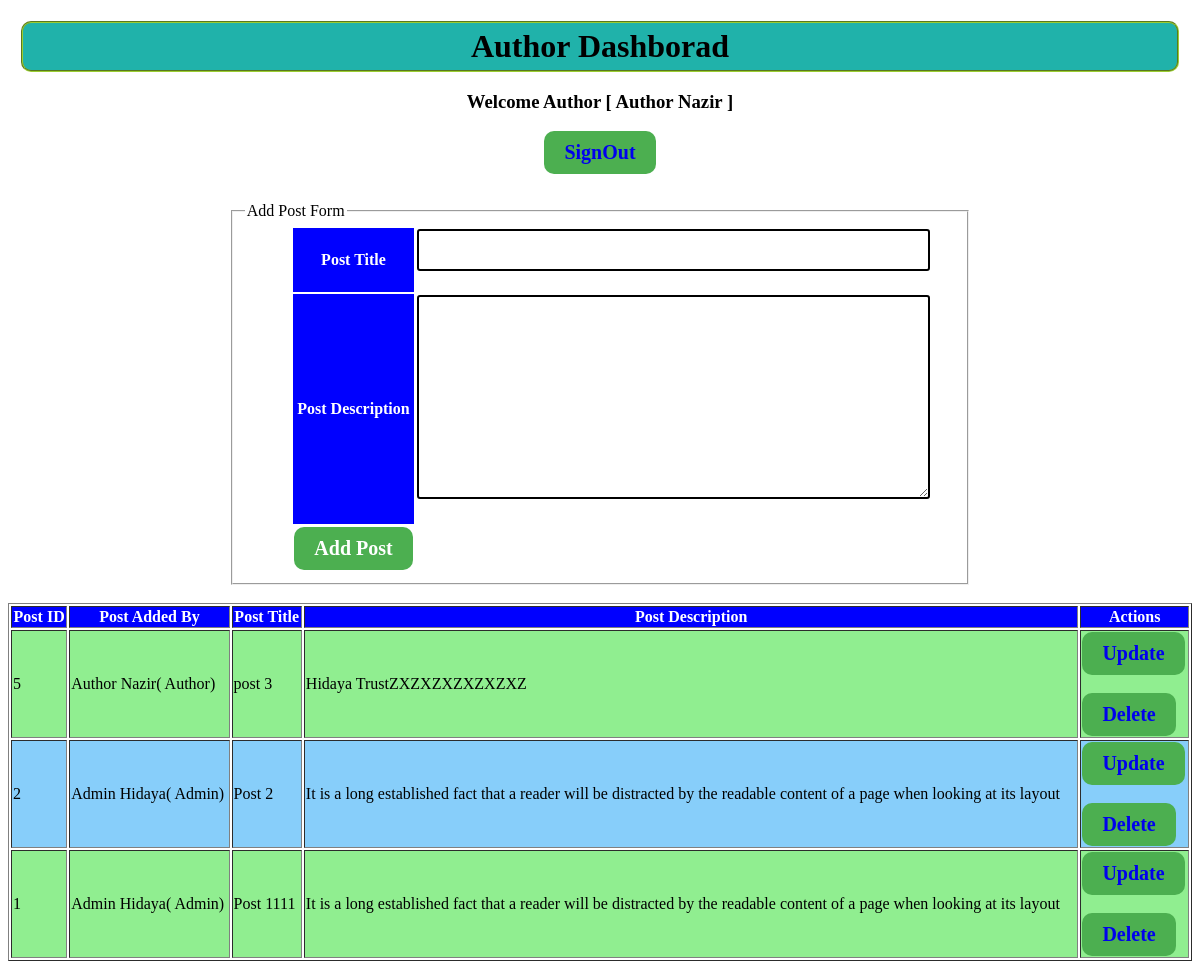
Page /author/index.php (signed in) on the committed database.
### tables this page shows
CREATE TABLE `posts` (
  `post_id` int(11) NOT NULL AUTO_INCREMENT,
  `added_by_user_role_id` int(11) DEFAULT NULL,
  `post_title` text DEFAULT NULL,
  `post_description` longtext DEFAULT NULL,
  `is_active` enum('Active','Inactive') DEFAULT 'Active',
  PRIMARY KEY (`post_id`),
  KEY `author_user_role_id` (`added_by_user_role_id`),
  CONSTRAINT `posts_ibfk_1` FOREIGN KEY (`added_by_user_role_id`) REFERENCES `user_role` (`user_role_id`) ON DELETE CASCADE ON UPDATE CASCADE
);

CREATE TABLE `users` (
  `user_id` int(11) NOT NULL AUTO_INCREMENT,
  `full_name` varchar(100) DEFAULT NULL,
  `gender` enum('Female','Male') DEFAULT 'Male',
  `user_email` varchar(100) DEFAULT NULL,
  `user_password` text DEFAULT NULL,
  `is_active` enum('Active','Inactive') DEFAULT 'Active',
  PRIMARY KEY (`user_id`)
);

CREATE TABLE `roles` (
  `role_id` int(11) NOT NULL AUTO_INCREMENT,
  `role_type` varchar(100) DEFAULT NULL,
  PRIMARY KEY (`role_id`)
);

### author/index.php (the view, shortened to what this page needs)
<!DOCTYPE html>
<html>
<head>
</head>
<body>
	<?php
	require_once 'manage_posts.php';
	$posts = getAllPosts();
	?>
	<center>
		<div id="header">
			<h1>Author Dashborad</h1>
			<h3>Welcome Author [
				<?php
				echo $_SESSION['user']['full_name'];
				?>
				]</h3>
			<button><a style="text-decoration:none" href="../logout_users.php">SignOut</a></button>
		</div>
		<?php
		if (isset($_GET['post_id'])) {
			EditFormPost("post_process.php", "POST", $_GET['post_id']);
		} else {
			AddFormPost("post_process.php", "POST");
		}
		?>
		<table id="post" border="1" width="100%">
			<tr>
				<th>Post ID</th>
				<th>Post Added By</th>
				<th>Post Title</th>
				<th>Post Description</th>
				<th>Actions</th>
			</tr>
			<?php
			if ($posts->num_rows > 0) {
				while ($post = mysqli_fetch_assoc($posts)) {
			?>
					<tr>
						<td>
							<?php echo $post['post_id']; ?>
						</td>
						<td>
							<?php
							echo getUserFullNameByUserRoleId($post['added_by_user_role_id']);
							?>
						</td>
						<td>
							<?php echo $post['post_title']; ?>
						</td>
						<td>
							<?php echo $post['post_description']; ?>
						</td>
						<td>
							<button><a style="text-decoration: none;" href="index.php?post_id=<?php echo $post['post_id']; ?>">
									Update
								</a></button>
							<br> <br>
							<button><a style="text-decoration: none;" href="javascript:void(0)" post_id="<?php echo $post['post_id']; ?>" onclick="deletePost(this)">
									Delete
								</a></button>
						</td>
					</tr>
				<?php
				}
			}
			?>
		</table>
	</center>
</body>
</html>

### author/manage_posts.php (shortened to what this page needs)
<?php
require_once '../require/connection.php';
function getAllPosts()
{
    global $connection;
    $query = "SELECT * FROM posts ORDER BY `posts`.`post_id` DESC";
    $res = mysqli_query($connection, $query);
    return $res;
}
function getUserFullNameByUserRoleId($user_role_id)
{
    global $connection;
    $query = "SELECT `roles`.`role_type`, `users`.`full_name` FROM `users`
		INNER JOIN `user_role` ON `users`.`user_id` = `user_role`.`user_id`
		INNER JOIN `roles` ON `user_role`.`role_id` = `roles`.`role_id`
		WHERE `user_role`.`user_role_id` = $user_role_id";
    $res = mysqli_query($connection, $query);
    $data = mysqli_fetch_assoc($res);
    return $data['full_name'] . "( " . $data['role_type'] . ")";
}
function AddFormPost($action = "", $method = "GET")
{
?>
    <br />
    <fieldset style="width: 60%">
        <legend>Add Post Form</legend>
        <form action="<?php echo $action; ?>" method="<?php echo $method; ?>">
            <table>
                <tr>
                    <th>Post Title</th>
                    <td>
                        <input type="text" name="post_title" required>
                    </td>
                </tr>
                <tr>
                    <th>Post Description</th>
                    <td>
                        <textarea  cols="50" rows="10" name="post_desc" required></textarea>
                    </td>
                </tr>
                <tr>
                    <td align="center">
                        <input style="background-color: #4CAF50;
			color: white;
			padding: 10px 20px;
			border: none;
			border-radius: 3px;
			font-size: 20px;
			cursor: pointer;
			border-radius: 10px;
			font-weight: bold; " type="submit" name="add_post" value="Add Post">
                    </td>
                </tr>
            </table>
        </form>
    </fieldset>
    <br />
<?php
}
?>

### author/index.php (style rules this page uses)
#header { padding: 10px; height: auto; text-align: center; }
table tr th { background-color: blue; color: white; }
button { background-color: #4CAF50; color: white; padding: 10px 20px; border: none; border-radius: 3px; font-size: 20px; cursor: pointer; border-radius: 10px; font-weight: bold; }
input[type="text"], textarea { width: 100%; padding: 10px; margin-bottom: 20px; border: 2px solid black; border-radius: 3px; font-size: 16px; }
* { font-family: serif; }
h1 { font-family: cursive; background-color: lightseagreen; border-radius: 10px; border: 2px groove yellowgreen; padding: 5px; margin: 3px; }
#post tr:nth-child(even) { background-color: lightgreen; }
#post tr:nth-child(odd) { background-color: lightskyblue; }

### rows in the picture
posts: post_id "5", added_by_user_role.role_type "Author Nazir( Author)", post_title "post 3", post_description "Hidaya TrustZXZXZXZXZXZXZ"
posts: post_id "2", added_by_user_role.role_type "Admin Hidaya( Admin)", post_title "Post 2", post_description "It is a long established fact that a reader will be distracted by the readable content of a page when looking at its layout"
posts: post_id "1", added_by_user_role.role_type "Admin Hidaya( Admin)", post_title "Post 1111", post_description "It is a long established fact that a reader will be distracted by the readable content of a page when looking at its layout"

### other values in the picture
$_SESSION['user']['full_name'] "Author Nazir"
